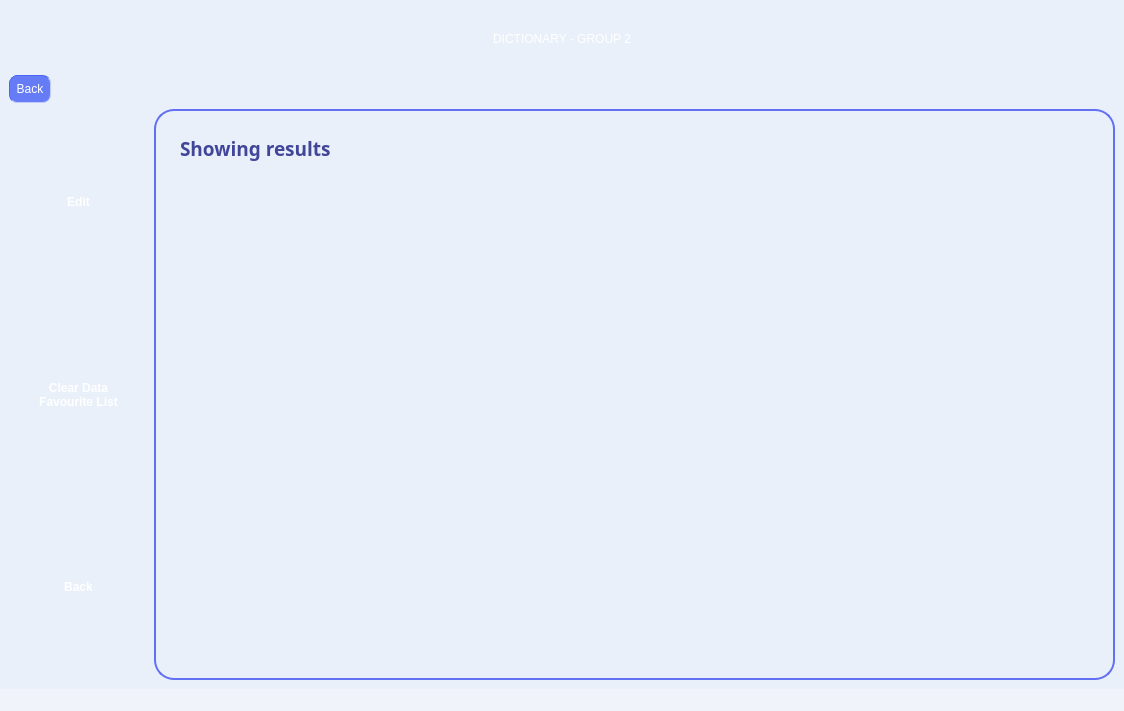
<?xml version="1.0" encoding="UTF-8"?>
<ui version="4.0">
 <class>MainWindow</class>
 <widget class="QMainWindow" name="MainWindow">
  <property name="geometry">
   <rect>
    <x>0</x>
    <y>0</y>
    <width>1124</width>
    <height>711</height>
   </rect>
  </property>
  <property name="font">
   <font>
    <family>Rounded Mplus 1c</family>
    <bold>true</bold>
   </font>
  </property>
  <property name="windowTitle">
   <string>MainWindow</string>
  </property>
  <property name="windowOpacity">
   <double>1.000000000000000</double>
  </property>
  <property name="layoutDirection">
   <enum>Qt::LeftToRight</enum>
  </property>
  <property name="autoFillBackground">
   <bool>false</bool>
  </property>
  <property name="styleSheet">
   <string notr="true">background-color: rgb(240, 243, 250);</string>
  </property>
  <widget class="QWidget" name="centralwidget">
   <property name="autoFillBackground">
    <bool>false</bool>
   </property>
   <property name="styleSheet">
    <string notr="true">background-color: rgb(233, 240, 250);</string>
   </property>
   <layout class="QGridLayout" name="gridLayout_3">
    <item row="1" column="0" colspan="2">
     <layout class="QGridLayout" name="gridLayout_5">
      <item row="0" column="0">
       <widget class="QPushButton" name="pushButton_2">
        <property name="styleSheet">
         <string notr="true">padding: 6px;
border-color: rgb(77, 101, 246);
border-width : 1px;
border-style:inset;
border-radius: 8px;
  min-height: 1px;
  min-width: 1px;
background-color: rgb(102, 124, 246);
font: 11pt &quot;Comfortaa&quot;;
color: white;</string>
        </property>
        <property name="text">
         <string>Back</string>
        </property>
       </widget>
      </item>
      <item row="0" column="1">
       <spacer name="horizontalSpacer">
        <property name="orientation">
         <enum>Qt::Horizontal</enum>
        </property>
        <property name="sizeHint" stdset="0">
         <size>
          <width>40</width>
          <height>20</height>
         </size>
        </property>
       </spacer>
      </item>
     </layout>
    </item>
    <item row="0" column="0" colspan="2">
     <layout class="QGridLayout" name="gridLayout">
      <item row="0" column="0">
       <widget class="QPushButton" name="pushButton">
        <property name="styleSheet">
         <string notr="true">padding: 20px;
border-radius: 20px;
  min-height: 20px;
  min-width: 20px;
background-image: url(:/background/images/bg/intro bg.png);
color: white;
font: 24pt &quot;Audiowide&quot;;</string>
        </property>
        <property name="text">
         <string>DICTIONARY - GROUP 2</string>
        </property>
       </widget>
      </item>
     </layout>
    </item>
    <item row="2" column="0">
     <layout class="QVBoxLayout" name="verticalLayout">
      <item>
       <layout class="QGridLayout" name="gridLayout_6">
        <property name="bottomMargin">
         <number>0</number>
        </property>
       </layout>
      </item>
      <item>
       <widget class="QPushButton" name="pushButton_5">
        <property name="sizePolicy">
         <sizepolicy hsizetype="Preferred" vsizetype="Ignored">
          <horstretch>12</horstretch>
          <verstretch>10</verstretch>
         </sizepolicy>
        </property>
        <property name="styleSheet">
         <string notr="true">background-image: url(:/background/images/bg/button.png);
padding: 30px;
color: white;
font: 16pt &quot;Comfortaa&quot;;
font:bold;
border-color: rgb(3, 3, 3);
border-width : 0px;
border-style:inset;
border-radius: 20px;
  min-height: 20px;
  min-width: 20px</string>
        </property>
        <property name="text">
         <string>Edit</string>
        </property>
       </widget>
      </item>
      <item>
       <widget class="QPushButton" name="pushButton_7">
        <property name="sizePolicy">
         <sizepolicy hsizetype="Preferred" vsizetype="Ignored">
          <horstretch>12</horstretch>
          <verstretch>10</verstretch>
         </sizepolicy>
        </property>
        <property name="styleSheet">
         <string notr="true">background-image: url(:/background/images/bg/button.png);
padding: 30px;
color: white;
font: 16pt &quot;Comfortaa&quot;;
font:bold;
border-color: rgb(3, 3, 3);
border-width : 0px;
border-style:inset;
border-radius: 20px;
  min-height: 20px;
  min-width: 20px</string>
        </property>
        <property name="text">
         <string>Clear Data
Favourite List</string>
        </property>
       </widget>
      </item>
      <item>
       <widget class="QPushButton" name="pushButton_8">
        <property name="sizePolicy">
         <sizepolicy hsizetype="Preferred" vsizetype="Ignored">
          <horstretch>12</horstretch>
          <verstretch>10</verstretch>
         </sizepolicy>
        </property>
        <property name="styleSheet">
         <string notr="true">background-image: url(:/background/images/bg/button.png);
padding: 30px;
color: white;
font: 16pt &quot;Comfortaa&quot;;
font:bold;
border-color: rgb(3, 3, 3);
border-width : 0px;
border-style:inset;
border-radius: 20px;
  min-height: 20px;
  min-width: 20px</string>
        </property>
        <property name="text">
         <string>Back</string>
        </property>
       </widget>
      </item>
     </layout>
    </item>
    <item row="2" column="1">
     <layout class="QVBoxLayout" name="verticalLayout_3">
      <item>
       <layout class="QGridLayout" name="gridLayout_2">
        <property name="bottomMargin">
         <number>0</number>
        </property>
        <item row="2" column="0">
         <widget class="QTextBrowser" name="textBrowser">
          <property name="sizePolicy">
           <sizepolicy hsizetype="Preferred" vsizetype="Preferred">
            <horstretch>50</horstretch>
            <verstretch>3</verstretch>
           </sizepolicy>
          </property>
          <property name="font">
           <font>
            <family>Comfortaa</family>
            <pointsize>13</pointsize>
            <italic>false</italic>
            <bold>false</bold>
           </font>
          </property>
          <property name="layoutDirection">
           <enum>Qt::LeftToRight</enum>
          </property>
          <property name="styleSheet">
           <string notr="true">padding: 20px;
border-width : 2px;
border-style:solid;
border-radius: 20px;
  min-height: 20px;
  min-width: 20px;
background-color: rgb(233, 240, 250);
border-color: rgb(99, 112, 243);
font: 13pt &quot;Comfortaa&quot;;</string>
          </property>
          <property name="html">
           <string>&lt;!DOCTYPE HTML PUBLIC &quot;-//W3C//DTD HTML 4.0//EN&quot; &quot;http://www.w3.org/TR/REC-html40/strict.dtd&quot;&gt;
&lt;html&gt;&lt;head&gt;&lt;meta name=&quot;qrichtext&quot; content=&quot;1&quot; /&gt;&lt;meta charset=&quot;utf-8&quot; /&gt;&lt;style type=&quot;text/css&quot;&gt;
p, li { white-space: pre-wrap; }
hr { height: 1px; border-width: 0; }
li.unchecked::marker { content: &quot;\2610&quot;; }
li.checked::marker { content: &quot;\2612&quot;; }
&lt;/style&gt;&lt;/head&gt;&lt;body style=&quot; font-family:'Comfortaa'; font-size:13pt; font-weight:400; font-style:normal;&quot;&gt;
&lt;p align=&quot;justify&quot; style=&quot; margin-top:0px; margin-bottom:0px; margin-left:0px; margin-right:0px; -qt-block-indent:0; text-indent:0px;&quot;&gt;&lt;span style=&quot; font-size:14pt; font-weight:700; color:#414699;&quot;&gt;Showing results&lt;/span&gt;&lt;/p&gt;&lt;/body&gt;&lt;/html&gt;</string>
          </property>
          <property name="placeholderText">
           <string>Displaying...</string>
          </property>
         </widget>
        </item>
       </layout>
      </item>
     </layout>
    </item>
   </layout>
  </widget>
  <widget class="QStatusBar" name="statusbar"/>
 </widget>
 <resources/>
 <connections/>
</ui>
